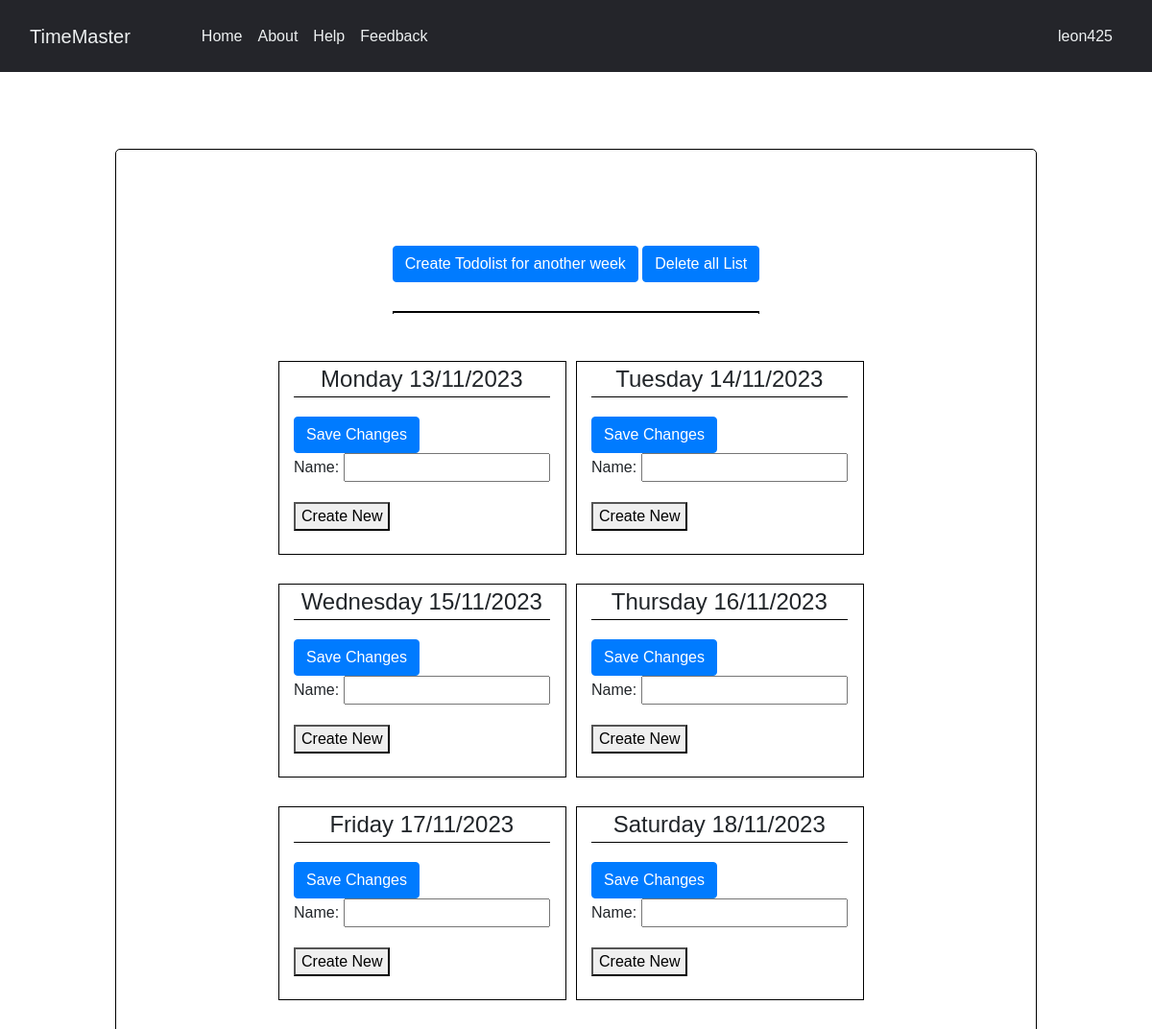
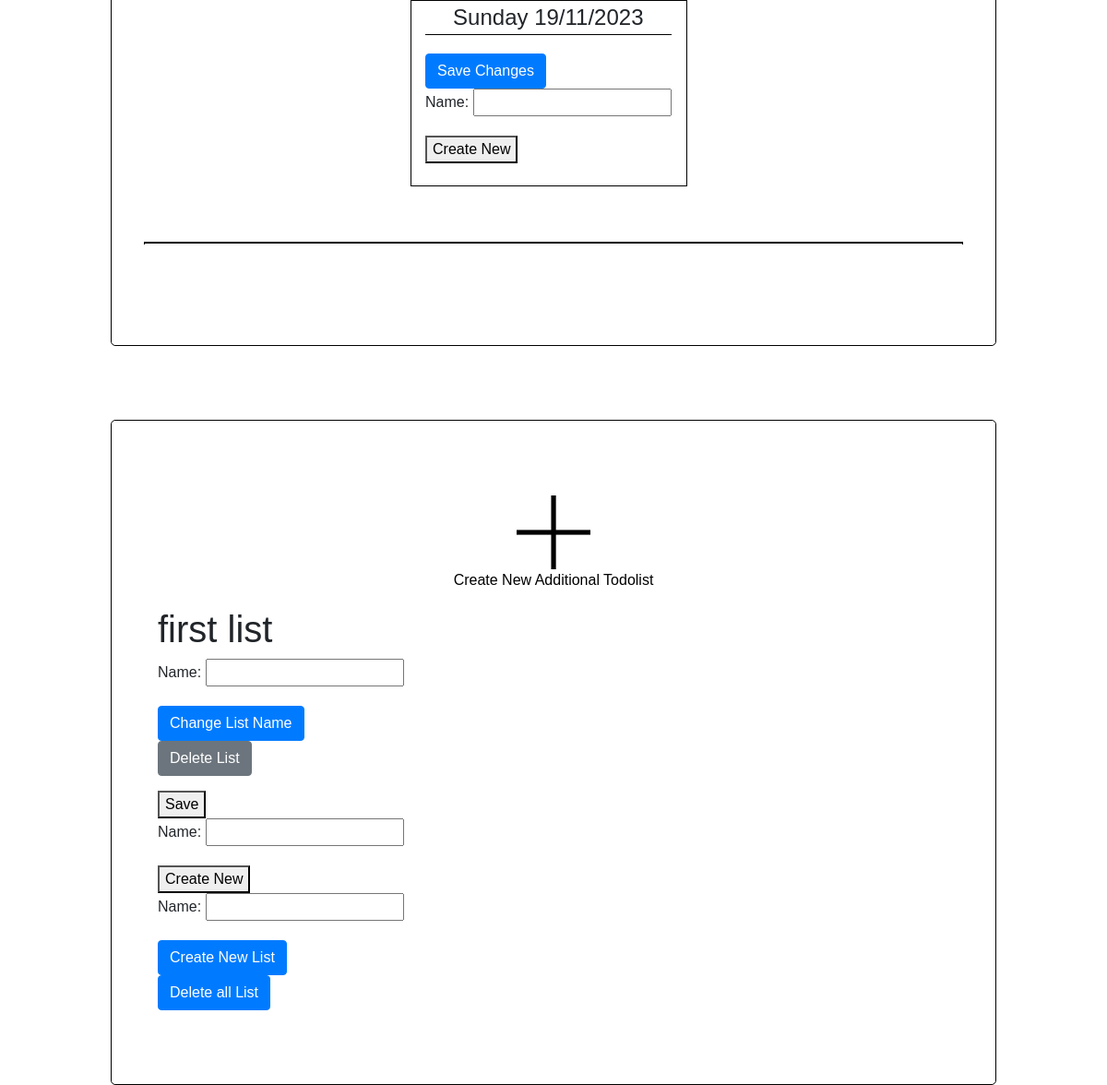
The page /todolist/ (signed in) on the database its author committed (2 pictures, top to bottom).
### list/models.py (models this page shows, shortened)
class ToDoList_w(models.Model):
    user = models.ForeignKey(User, on_delete=models.CASCADE, null=True) # foreign key of class User in django.contrib.auth.models. access it through
    name = models.CharField(max_length=200)
    weekNum = models.CharField(max_length=200, default=0)

class Images(models.Model):
    name = models.CharField(max_length=300, default="img")
    image = models.ImageField(null=True, blank=True, upload_to="images/")

class ToDoList(models.Model): #this class is inherited from models.Model. We're creating a database object
    user = models.ForeignKey(User, on_delete=models.CASCADE, null=True) # foreign key of class User in django.contrib.auth.models. access it through
    name = models.CharField(max_length=200) # name is the name of the attribute. Models.... is the name of the field that we want to store in database

### list/list.py (the view, shortened to what this page needs)
# urls.py: path('', include("list.urls")), #main url. Automatically directed to the list.urls file. Link this to urls.py in "list" application
def list(response):
    ls = ToDoList.objects.all()
    lw = ToDoList_w.objects.all()
    days = ["Monday","Tuesday","Wednesday","Thursday","Friday","Saturday","Sunday"]
    weekly_todolist = False
    normal_todolist = False
    result = time.localtime(time.time())
    img_plus = Images.objects.get(name="plus")
    listOfWeekNum = []
    for i in ListOfWeekNum.objects.all():
        if not(i.weekId in ListOfWeekNum.objects.all()):
            listOfWeekNum.append(i.weekId)
    if ToDoList.objects.all() != None:
        def checkTheId(check):
            count = None
            for i in range(len(check)): #find the c
                if check[i].isalpha():
                    count = i
                    break
                if i == len(check)-1: #meaning i is in the end of the string
                    count = len(check)
                    break
            listId = check[:count]
            t = ToDoList.objects.get(id=int(listId))
            return t
        def checkTheIdWeekly(check):
            count = None
            for i in range(len(check)): #find the c
                if check[i].isalpha():
                    count = i
                    break
                if i == len(check)-1: #meaning i is in the end of the string
                    count = len(check)
                    break
            listId = check[:count]
            t = ToDoList_w.objects.get(id=int(listId))
            return t
        def checkItemId(check): #24c23            check = 23
            count = None
            for i in range(len(check)):
                if check[i].isalpha():
                    count = i+1
            itemId = check[count:]
            return int(itemId)
    if ls.count() != 0:
        normal_todolist = True
    if lw.count() != 0:
        weekly_todolist = True
    form = CreateNewItem() # create a blank form and pass it to html. Must define it again
    form2 = ChangeListName()
    form3 = CreateNewList()
    form_w = CreateNewItem()
    form2_w = ChangeListName()
    return render(response, "main/list.html", {"ls":ls, "lw":lw, "form":form, "form2":form2, "form3":form3, "form_w":form_w, "form2_w":form2_w, "weekly_todolist":weekly_todolist, "normal_todolist":normal_todolist, "img_plus":img_plus,}) #write all the forms here, or the form won't be render and sent to list.html

### list/form.py
class CreateNewItem(forms.Form): #the form name. Inherit from form. #Field are the same in the database. Create the attributes
    name = forms.CharField(label="Name", max_length=200,) #string label field

class ChangeListName(forms.Form):
   name = forms.CharField(label="Name", max_length=200,)

### list/templates/main/list.html (shortened to what this page needs)
<!DOCTYPE html>
{% extends "main/base2.html" %}
{% load static %}
    {% block head %}
    <link rel="stylesheet" type="text/css" href="{% static '/css/list.css' %}">
    {% endblock head %}
{% block content %}
    <div class="container c1">
        <div class="d-flex justify-content-center">
            <form method="post" action="/todolist/">
                {% if weekly_todolist == False %}
                    {% if user.is_authenticated %}
                        <button type="submit" value="muah" name="create_template_ls" style="background-color:transparent; border:none; ">
                            <div style=""><img src={{img_plus.image.url}} style="width=80px; height:80px"></div>
                            <p>Create New Weekly Todolist</p>
                        </button>
                    {% else %}
                        <button type="button" style="padding:50px; background-color:transparent; border:none; " data-container="body" data-toggle="popover" data-placement="right" data-content="Please login to save list">
                            <div style=""><img src={{img_plus.image.url}} style="width=80px; height:80px"></div>
                            <p>Create New Weekly Todolist</p>
                        </button>
                    {% endif %}
                {% else %}
                <div style="padding:20px">
                <button type="submit" class="btn btn-primary btn_1" value="muah" name="create_template_ls" style="">
                    Create Todolist for another week
                </button>
                <button type="submit" class="btn btn-primary" value="muah" name="delete_all_list_week">Delete all List</button>
                <div class="d-flex justify-content-center line"></div>
            </div>
                {% endif %}
            </form>
        </div>
        <div class="row all_todolist" style="">
            {% for list in lw %}
                {% if list.user == user %}
                    <div class="col-auto todolist_outer" >
                        <div class="todolist_inner">
                            <div class="list_head" style="display:flex; flex-direction:row; justify-content:space-around;">
                                <div>{{list.name}} </div>
                            </div>
                            <form method="post" action="/todolist/">
                                <button type="submit" name="save_week" value="{{list.id}}" class="btn btn-primary">Save Changes</button>
                            </form>
                            <form method="post" action="/todolist/">
                                {{form_w.as_p}}
                                <button type="submit" name="newItem_week" value="submit{{list.id}}">Create New</button>
                            </form>
                        </div>
                        <div class="deleteList_1">
                            <form method="post" action="/todolist/">
                                <button type="submit" class="btn deleteList" value="{{list.id}}" name="delete_ls_week"></button>
                            </form>
                        </div>
                    </div>
                    {% if forloop.counter|divisibleby:7 %}
                        <div class="d-flex justify-content-center line"></div>
                    {% endif %}
                {% endif %}
            {% endfor %}
        </div>
    </div>
    <div class="container c1">
        <div class="d-flex justify-content-center flexContainer">
            <button  id="listButton" type="button" value="muah" name="create_ls_1" style="background-color:transparent; border:none">
                <div style=""><img src={{img_plus.image.url}} style="width=80px; height:80px"></div>
                <p>Create New Additional Todolist</p>
            </button>
        </div>
        <div class="row">
        {% for list in ls %}
        {% if list.user == user %}
        <div class="col" >
        <h1>{{list.name}}</h1>
        <form method="post" action="/todolist/">
            {{form2.as_p}}
            <button type="submit" class="btn btn-primary" value="{{list.id}}" name="change_ls">Change List Name</button>
        </form>
        <form method="post" action="/todolist/">
            <button type="submit" class="btn btn-secondary" value="{{list.id}}" name="delete_ls">Delete List</button>
        <button type="submit" name="save" value="{{list.id}}">Save</button>
        </form>
        <form method="post" action="/todolist/">
            {{form.as_p}}
        <button type="submit" name="newItem" value="submit{{list.id}}">Create New</button>
        </form>
    </div>
        {% endif %}
    {% endfor %}
    </div>
    <form method="post" action="/todolist/">
        {{form3.as_p}}
        {% if user.is_authenticated %}
            <button type="submit" class="btn btn-primary" value="muah" name="create_ls">Create New List</button>
        {% else %}
            <button type="button" class="btn btn-primary" data-container="body" data-toggle="popover" data-placement="right" data-content="Please login to save list">Create New List</button>
        {% endif %}
    </form>
    <form method="post" action='/todolist/'>
        <button type="submit" class="btn btn-primary" value="muah" name="delete_all_list">Delete all List</button>
    </form>
</div>
{% endblock content %}

### list/templates/main/base2.html (shortened to what this page needs)
<!DOCTYPE html>
{% load static %}
<html lang="en">
<head>
    <link href"{% static 'css\main.min.css' %}" rel="stylesheet">
    <link rel="stylesheet" href="https://cdn.jsdelivr.net/npm/bootstrap@4.3.1/dist/css/bootstrap.min.css">
    {% block head %}
    {% endblock head %}
</head>
<body>
<div class="navigation">
    <nav class="navbar navbar-expand-lg bg-body-tertiary" style="background-color:#24252A; height:75px; ">
        <div class="container-fluid" style="">
          <a class="navbar-brand" href="#" style="color:#edf0f1;">TimeMaster</a>
          <div class="collapse navbar-collapse" id="navbarText" style="margin-left:50px; display:grid; grid-template-columns: auto auto auto auto auto; grid-column-gap:50px">
            <ul class="navbar-nav me-auto mb-2 mb-lg-0">
            <li class="nav-item">
              <a class="nav-link active" aria-current="page" href="../">Home</a>
            </li>
            <li class="nav-item">
              <a class="nav-link" href="#">About</a>
            </li>
            <li class="nav-item">
              <a class="nav-link" href="#">Help</a>
            </li>
            <li class="nav-item">
              <a class="nav-link" href="#">Feedback</a>
            </li>
          </ul>
            </div>
            <span class="navbar-text" style="color:white">
              {% if user.is_authenticated %}
              <span class="navbar-text"><a class="nav-link" href="/profile" style="background-color:brightblue; border-radius:15px; padding:10px;">{{user}}</a></span>
            {% else %}
            <span class="navbar-text"><a class="nav-link" href="/login" style="border-radius:15px; padding:10px;";>Log in</a></span>
            <span class="navbar-text">|</span>
            <span class="navbar-text"><a class="nav-link" href="/register" style="border-radius:15px; padding:10px; ";>Sign up</a></span>
            {% endif %}
            </span>
          </div>
        </div>
<div id="content" ,name="content", class="main">
    {% block content %}{% endblock %}
</div>
</body>
</html>

### static/css/list.css (style rules this page uses)
.c1 { background-color:white; border-radius: 5px; border: 1px solid black; margin-top: 80px; padding: 80px 50px 80px 50px; max-width:80%; }
.line { margin-top: 30px; margin-bottom:30px; height:1px; background-color:black; border: 1px dotted black; width:100%; }
.all_todolist { display:flex; justify-content:center; }
.todolist_outer { border: 1px solid black; margin-right:10px; margin-bottom:30px; width:300px; height:fit-content; }
.todolist_inner { float:left; }
.list_head { font-size:1.5em; margin-bottom:10px; border-bottom:1px solid black; }
.deleteList { height:fit-content; width:fit-content; }
.deleteList_1 { display:inline-block; height:10px; width:10px; padding:0px; }

### rows shown on the page
ToDoList_w: name "Monday 13/11/2023", {{ list.id }} 385 (drawn)
ToDoList_w: name "Tuesday 14/11/2023", {{ list.id }} 386 (drawn)
ToDoList_w: name "Wednesday 15/11/2023", {{ list.id }} 387 (drawn)
ToDoList_w: name "Thursday 16/11/2023", {{ list.id }} 388 (drawn)
ToDoList_w: name "Friday 17/11/2023", {{ list.id }} 389 (drawn)
ToDoList_w: name "Saturday 18/11/2023", {{ list.id }} 390 (drawn)
ToDoList_w: name "Sunday 19/11/2023", {{ list.id }} 391 (drawn)
Images: image (picture)
ToDoList: name "first list", {{ list.id }} 5 (drawn)

### other values the page prints
{{ user }} "leon425"
